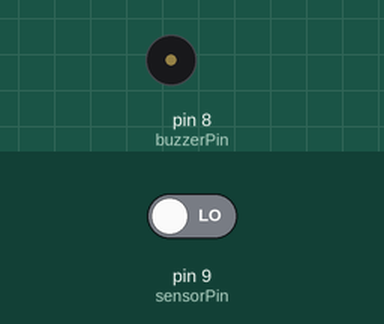
Simulated run of this sketch. Board: Arduino Uno, built with avr-gcc and run on an emulated ATmega328P. On the bench: buzzer (waves = sounding, pin HIGH). Inputs (shaded band) come from the test bench; at power-on: pin 9 (sensorPin) LOW.

Above: at 1.2 s.
1.3 s: pin 9 (sensorPin) driven HIGH
At 1.55 s:
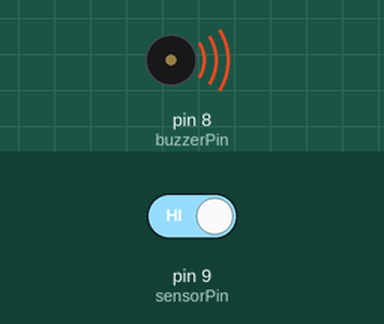
4.3 s: pin 9 (sensorPin) driven LOW
At 4.3 s:
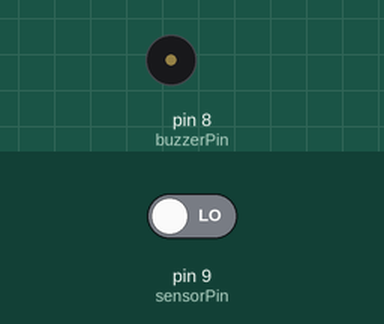
Timing chart, 0 to 7.3 s (numbered marks = the images above; inputs shaded):
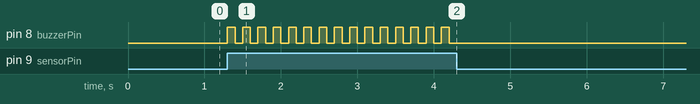

Measured:
- after the input at 1.3 s, pin 8 (buzzerPin): alternates HIGH for 0.10 s and LOW for 0.10 s, starting at once
- after the input at 4.3 s, pin 8 (buzzerPin): stops changing and stays LOW

The sketch:

SoilMoistureSensor.ino
```cpp
int sensorPin = 9;                  //Defines sensor's pin as pin 9.
int buzzerPin = 8;                  //Defines buzzer'pin as pin 8.
int data;                           //Sensörden okunan verinin tutulacağı değişken

void setup() {
  pinMode(sensorPin, INPUT);        //Sets the sensor pin as input.
  pinMode(buzzerPin, OUTPUT);       //Sets the buzzer pin as output.
}
void loop() {
  data = digitalRead(sensorPin);    //Readout of digital from the sensor.
  if(data == true){                 //If the sensor's data is more than threshold value, applies the command of under the if code block.
    digitalWrite(buzzerPin, HIGH);
    delay(100);
    digitalWrite(buzzerPin, LOW);
    delay(100);
  }
  else{                             //If the sensor's data is less than threshold value, buzzer pin is low state.
    digitalWrite(buzzerPin, LOW);
  }
}
```
